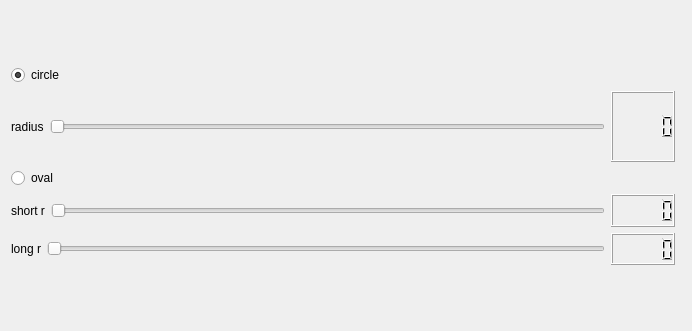
<?xml version="1.0" encoding="UTF-8"?>
<ui version="4.0">
 <class>PathFollow_UI</class>
 <widget class="QWidget" name="PathFollow_UI">
  <property name="geometry">
   <rect>
    <x>0</x>
    <y>0</y>
    <width>692</width>
    <height>331</height>
   </rect>
  </property>
  <property name="windowTitle">
   <string>Follow Path Action</string>
  </property>
  <layout class="QVBoxLayout" name="verticalLayout_2">
   <item>
    <layout class="QHBoxLayout" name="horizontalLayout_4">
     <item>
      <layout class="QVBoxLayout" name="verticalLayout_5">
       <item>
        <layout class="QVBoxLayout" name="verticalLayout_4">
         <item>
          <layout class="QVBoxLayout" name="verticalLayout">
           <item>
            <widget class="QRadioButton" name="circle_radio_button">
             <property name="text">
              <string>circle</string>
             </property>
             <property name="checked">
              <bool>true</bool>
             </property>
             <attribute name="buttonGroup">
              <string notr="true">button_group</string>
             </attribute>
            </widget>
           </item>
           <item>
            <layout class="QHBoxLayout" name="horizontalLayout">
             <item>
              <widget class="QLabel" name="label">
               <property name="text">
                <string>radius</string>
               </property>
              </widget>
             </item>
             <item>
              <widget class="QSlider" name="circle_radius_slider">
               <property name="maximum">
                <number>1450</number>
               </property>
               <property name="value">
                <number>0</number>
               </property>
               <property name="orientation">
                <enum>Qt::Horizontal</enum>
               </property>
              </widget>
             </item>
             <item>
              <widget class="QLCDNumber" name="circle_radius_lcdNumber">
               <property name="intValue" stdset="0">
                <number>0</number>
               </property>
              </widget>
             </item>
            </layout>
           </item>
          </layout>
         </item>
        </layout>
       </item>
       <item>
        <layout class="QVBoxLayout" name="verticalLayout_3">
         <item>
          <widget class="QRadioButton" name="oval_radio_button">
           <property name="text">
            <string>oval</string>
           </property>
           <attribute name="buttonGroup">
            <string notr="true">button_group</string>
           </attribute>
          </widget>
         </item>
         <item>
          <layout class="QHBoxLayout" name="horizontalLayout_2">
           <item>
            <widget class="QLabel" name="label_2">
             <property name="text">
              <string>short r</string>
             </property>
            </widget>
           </item>
           <item>
            <widget class="QSlider" name="oval_short_radius_slider">
             <property name="maximum">
              <number>1100</number>
             </property>
             <property name="value">
              <number>0</number>
             </property>
             <property name="orientation">
              <enum>Qt::Horizontal</enum>
             </property>
            </widget>
           </item>
           <item>
            <widget class="QLCDNumber" name="oval_short_radius_lcdNumber">
             <property name="intValue" stdset="0">
              <number>0</number>
             </property>
            </widget>
           </item>
          </layout>
         </item>
         <item>
          <layout class="QHBoxLayout" name="horizontalLayout_3">
           <item>
            <widget class="QLabel" name="label_3">
             <property name="text">
              <string>long r</string>
             </property>
            </widget>
           </item>
           <item>
            <widget class="QSlider" name="oval_long_radius_slider">
             <property name="maximum">
              <number>800</number>
             </property>
             <property name="value">
              <number>0</number>
             </property>
             <property name="orientation">
              <enum>Qt::Horizontal</enum>
             </property>
            </widget>
           </item>
           <item>
            <widget class="QLCDNumber" name="oval_long_radius_lcdNumber">
             <property name="intValue" stdset="0">
              <number>0</number>
             </property>
            </widget>
           </item>
          </layout>
         </item>
        </layout>
       </item>
      </layout>
     </item>
     <item>
      <widget class="QWidget" name="test_widget" native="true">
       <property name="sizePolicy">
        <sizepolicy hsizetype="Minimum" vsizetype="Minimum">
         <horstretch>0</horstretch>
         <verstretch>0</verstretch>
        </sizepolicy>
       </property>
       <property name="minimumSize">
        <size>
         <width>0</width>
         <height>0</height>
        </size>
       </property>
       <property name="maximumSize">
        <size>
         <width>400</width>
         <height>200</height>
        </size>
       </property>
      </widget>
     </item>
    </layout>
   </item>
  </layout>
 </widget>
 <resources/>
 <connections>
  <connection>
   <sender>circle_radius_slider</sender>
   <signal>valueChanged(int)</signal>
   <receiver>circle_radius_lcdNumber</receiver>
   <slot>display(int)</slot>
   <hints>
    <hint type="sourcelabel">
     <x>142</x>
     <y>102</y>
    </hint>
    <hint type="destinationlabel">
     <x>253</x>
     <y>102</y>
    </hint>
   </hints>
  </connection>
  <connection>
   <sender>oval_short_radius_slider</sender>
   <signal>valueChanged(int)</signal>
   <receiver>oval_short_radius_lcdNumber</receiver>
   <slot>display(int)</slot>
   <hints>
    <hint type="sourcelabel">
     <x>438</x>
     <y>74</y>
    </hint>
    <hint type="destinationlabel">
     <x>547</x>
     <y>74</y>
    </hint>
   </hints>
  </connection>
  <connection>
   <sender>oval_long_radius_slider</sender>
   <signal>valueChanged(int)</signal>
   <receiver>oval_long_radius_lcdNumber</receiver>
   <slot>display(int)</slot>
   <hints>
    <hint type="sourcelabel">
     <x>435</x>
     <y>130</y>
    </hint>
    <hint type="destinationlabel">
     <x>547</x>
     <y>130</y>
    </hint>
   </hints>
  </connection>
 </connections>
 <buttongroups>
  <buttongroup name="button_group"/>
 </buttongroups>
</ui>
